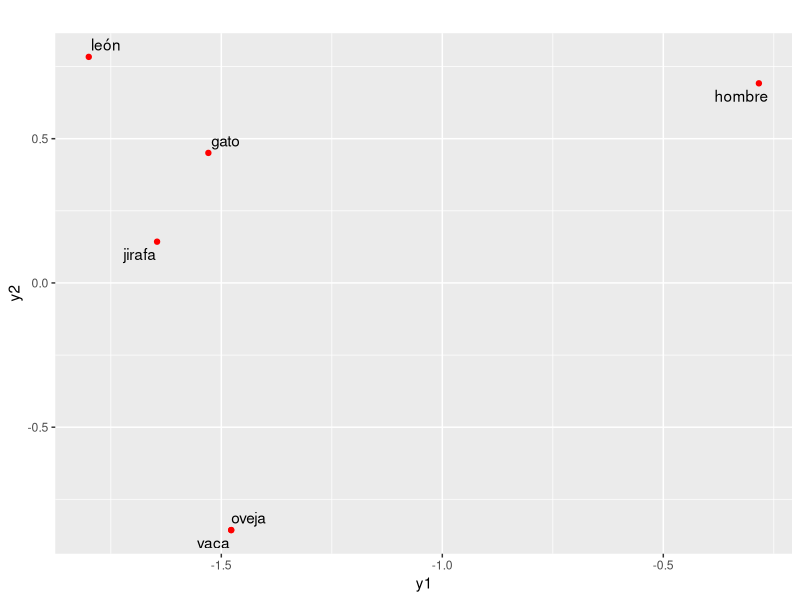

Recreate this plot in R.
## ---- chunk 1
X=matrix(c(1, 1, 0, 0, 1, 1, 1, 1, 1, 0, 0, 1,1, 0, 0, 1, 0, 1,1, 0, 0, 1, 0, 1,1, 0, 0, 0, 1, 1,0, 0, 0, 0, 1, 0),
nrow=6, byrow=TRUE)
X

Q=X %*% t(X)
valores=eigen(Q)$values
vectores=eigen(Q)$vectors
y1=sqrt(valores[1])*vectores[,1]
y2=sqrt(valores[2])*vectores[,2]
## ---- chunk 2
(m_12=(sum(abs(valores[1:2]))/sum(abs(valores)))*100)
(m_22=(sum(valores[1:2]^2)/sum(valores^2))*100)
## ---- chunk 3
x= c("león", "jirafa", "vaca", "oveja", "gato", "hombre")

df <- data.frame(x,y1,y2)
library(ggplot2)
library(ggrepel)

p <- ggplot(df, aes(x=y1, y=y2, label= x)) +
  geom_point(color="red")  
  
p1 <- p + geom_text() + labs(title = "geom_text()")

p2 <- p + geom_text_repel() + labs(title = "") 

p2
